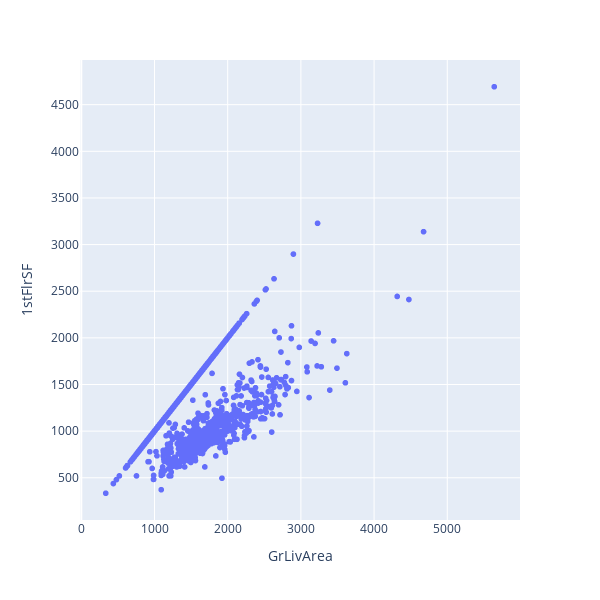

Notebook code for this chart:
### Code cell
px.scatter(df, x='GrLivArea', y='1stFlrSF').update_layout(width=600, height=600)

### Figure 1 — Plotly figure (JSON) as saved in the notebook; plotly's stock layout.template omitted (floating-point values rounded to 4 significant figures; data arrays with more than 128 entries replaced by an {"elided": "..."} marker saying what was removed)
{"data": [{"hovertemplate": "GrLivArea=%{x}<br>1stFlrSF=%{y}<extra></extra>", "legendgroup": "", "marker": {"color": "#636efa", "symbol": "circle"}, "mode": "markers", "name": "", "showlegend": false, "type": "scattergl", "x": {"elided": "1460 int values"}, "xaxis": "x", "y": {"elided": "1460 int values"}, "yaxis": "y"}], "layout": {"height": 600, "legend": {"tracegroupgap": 0}, "margin": {"t": 60}, "width": 600, "xaxis": {"anchor": "y", "domain": [0, 1], "title": {"text": "GrLivArea"}}, "yaxis": {"anchor": "x", "domain": [0, 1], "title": {"text": "1stFlrSF"}}}}
